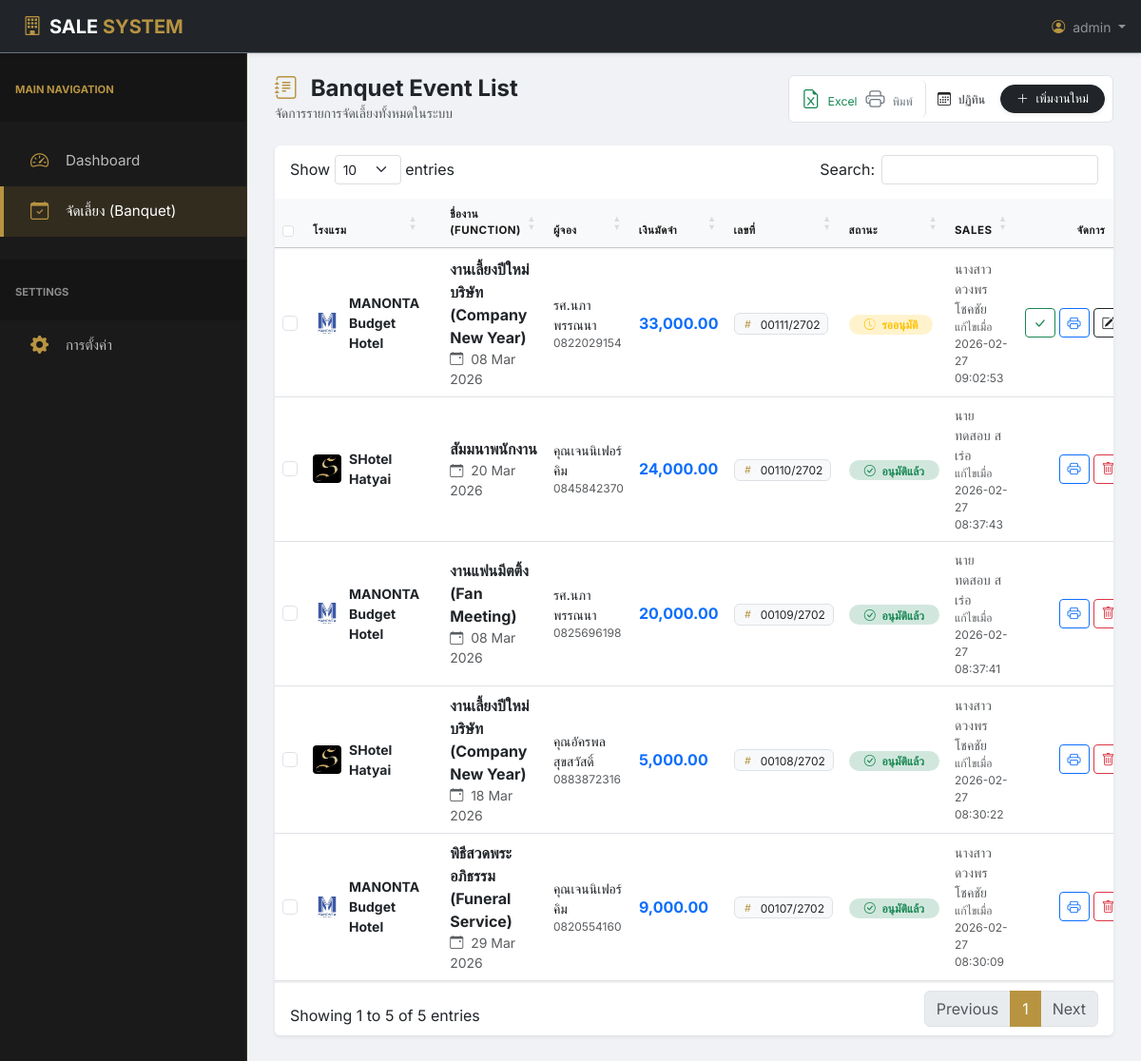
The app's page /manage_banquet.php (signed in) with its own data.
### tables this page shows
CREATE TABLE `functions` (
  `id` int(11) NOT NULL,
  `function_code` varchar(20) NOT NULL,
  `company_id` int(11) DEFAULT NULL,
  `function_name` varchar(255) NOT NULL,
  `booking_name` varchar(255) DEFAULT NULL,
  `organization` text DEFAULT NULL,
  `phone` varchar(50) DEFAULT NULL,
  `room_name` varchar(100) DEFAULT NULL,
  `booking_room` varchar(100) DEFAULT NULL,
  `deposit` decimal(10,2) DEFAULT NULL,
  `main_kitchen_remark` text DEFAULT NULL,
  `banquet_style` text DEFAULT NULL,
  `equipment` text DEFAULT NULL,
  `remark` text DEFAULT NULL,
  `backdrop_detail` text DEFAULT NULL,
  `backdrop_img` varchar(255) DEFAULT NULL,
  `hk_florist_detail` text DEFAULT NULL,
  `created_at` timestamp NOT NULL DEFAULT current_timestamp(),
  `approve` tinyint(1) NOT NULL,
  `created_by` varchar(255) NOT NULL,
  `approve_date` datetime DEFAULT NULL,
  `approve_by` int(11) DEFAULT NULL,
  `modify` timestamp NOT NULL DEFAULT current_timestamp() ON UPDATE current_timestamp()
);

CREATE TABLE `companies` (
  `id` int(11) NOT NULL,
  `company_name` varchar(255) NOT NULL,
  `contact_name` varchar(100) DEFAULT NULL,
  `phone` varchar(50) DEFAULT NULL,
  `email` varchar(100) DEFAULT NULL,
  `address` text DEFAULT NULL,
  `logo_path` varchar(255) DEFAULT 'default-logo.png',
  `created_at` timestamp NOT NULL DEFAULT current_timestamp()
);

### manage_banquet.php (the view, shortened to what this page needs)
<?php
include "config.php";
include "header.php";
?>
<?php
$user_role = strtolower($_SESSION['role'] ?? '');
$can_manage = in_array($user_role, ['admin', 'staff', 'gm']);
?>
<link rel="stylesheet" href="https://cdn.datatables.net/1.13.7/css/dataTables.bootstrap5.min.css">
<link rel="stylesheet" href="https://cdn.datatables.net/buttons/2.4.2/css/buttons.bootstrap5.min.css">
<link rel="stylesheet" href="https://cdn.datatables.net/fixedcolumns/4.3.0/css/fixedColumns.bootstrap5.min.css">
<div class="row mb-4 align-items-center">
    <div class="col">
        <h4 class="fw-bold text-dark mb-0">
            <i class="bi bi-journal-text me-2 text-gold"></i> Banquet Event List
        </h4>
        <p class="text-muted small mb-0">จัดการรายการจัดเลี้ยงทั้งหมดในระบบ</p>
    </div>
    <div class="col-auto">
        <div class="d-flex align-items-center justify-content-between bg-white border rounded p-1 px-2 ">
            <div class="d-flex align-items-center gap-1">
                <div class="btn-group border-end pe-2 me-1">
                    <button type="button" id="btnExportExcel"
                        class="btn btn-link btn-sm text-success text-decoration-none p-1">
                        <i class="bi bi-file-earmark-excel fs-5"></i>
                        <span class="d-none d-md-inline small ms-1">Excel</span>
                    </button>
                    <button type="button" id="btnExportPrint"
                        class="btn btn-link btn-sm text-secondary text-decoration-none p-1">
                        <i class="bi bi-printer fs-5"></i>
                        <span class="d-none d-md-inline small ms-1">พิมพ์</span>
                    </button>
                </div>
            </div>
            <div class="d-flex align-items-center gap-2">
                <a href="calendar.php" class="btn btn-outline-hotel btn-sm border-0 py-1">
                    <i class="bi bi-calendar3"></i>
                    <span class="d-none d-sm-inline ms-1 small">ปฏิทิน</span>
                </a>
                <?php
                $user_role = strtolower($_SESSION['role'] ?? '');
                $allowed_roles = ['admin', 'staff', 'gm'];
                if (in_array($user_role, $allowed_roles)):
                    ?>
                    <a href="add_event.php" class="btn btn-dark btn-sm px-3 py-1 rounded-pill shadow-sm"
                        style="font-size: 0.8rem;">
                        <i class="bi bi-plus-lg"></i>
                        <span class="ms-1">เพิ่มงานใหม่</span>
                    </a>
                <?php endif; ?>
            </div>
        </div>
    </div>
</div>
<div class="card shadow-sm border-0">
    <div class="card-body p-0">
        <div class="table-responsive">
            <table id="banquetTable" class="table table-hover align-middle mb-0" style="width:100%">
                <thead class="table-light">
                    <tr>
                        <th width="40"><input type="checkbox" id="selectAll" class="form-check-input"></th>
                        <th>โรงแรม</th>
                        <th class="ps-4">ชื่องาน (Function)</th>
                        <th>ผู้จอง</th>
                        <th>เงินมัดจำ</th>
                        <th>เลขที่</th>
                        <th>สถานะ</th>
                        <th>Sales</th>
                        <th class="text-center bg-light">จัดการ</th>
                    </tr>
                </thead>
                <tbody>
                    <?php
                    $where_clause = "";
                    $sql = "SELECT f.*, c.company_name, c.logo_path,
        (SELECT MIN(schedule_date) FROM function_schedules WHERE function_id = f.id) as event_date
        FROM functions f
        LEFT JOIN companies c ON f.company_id = c.id
        $where_clause
        ORDER BY f.id DESC";
                    $q = mysqli_query($conn, $sql);
                    if ($q && mysqli_num_rows($q) > 0) {
                        while ($row = mysqli_fetch_assoc($q)) {
                            $display_date = !empty($row['event_date']) ? $row['event_date'] : $row['created_at'];
                            $date = date('d M Y', strtotime($display_date));
                            $deposit = !empty($row['deposit']) ? number_format($row['deposit'], 2) : '0.00';
                            $comp_name = !empty($row['company_name']) ? $row['company_name'] : '-';
                            $status_map = [
                                1 => ['text' => 'อนุมัติแล้ว', 'class' => 'bg-success-subtle text-success', 'icon' => 'bi-check-circle'],
                                2 => ['text' => 'ยกเลิก', 'class' => 'bg-danger-subtle text-danger', 'icon' => 'bi-x-circle'],
                                0 => ['text' => 'รออนุมัติ', 'class' => 'bg-warning-subtle text-warning', 'icon' => 'bi-clock-history']
                            ];
                            $st = $status_map[$row['approve']] ?? $status_map[0];
                            ?>
                            <tr>
                                <td><input type="checkbox" class="row-checkbox form-check-input"
                                        value="<?php echo $row['id']; ?>"></td>
                                <td>
                                    <div class="d-flex align-items-center">
                                        <div class="me-2 hotel-logo-container">
                                            <?php $logo = !empty($row['logo_path']) ? $row['logo_path'] : 'default-logo.png'; ?>
                                            <img src="<?php echo htmlspecialchars($logo); ?>" alt="Logo">
                                        </div>
                                        <div class="fw-bold text-dark small"><?php echo htmlspecialchars($comp_name); ?></div>
                                    </div>
                                </td>
                                <td class="ps-4">
                                    <div class="fw-bold text-dark"><?php echo htmlspecialchars($row['function_name']); ?></div>
                                    <div class="text-muted small"><i class="bi bi-calendar-event me-1"></i> <?php echo $date; ?>
                                    </div>
                                </td>
                                <td>
                                    <div class="text-dark small"><?php echo htmlspecialchars($row['booking_name']); ?></div>
                                    <div class="text-muted x-small"><?php echo htmlspecialchars($row['phone']); ?></div>
                                </td>
                                <td><span class="text-primary fw-bold"><?php echo $deposit; ?></span></td>
                                <td>
                                    <span class="badge bg-light text-dark border fw-normal">
                                        <i class="bi bi-hash me-1 text-gold"></i>
                                        <?php echo htmlspecialchars($row['function_code']); ?>
                                    </span>
                                </td>
                                <td>
                                    <span class="badge <?php echo $st['class']; ?> rounded-pill px-3">
                                        <i class="bi <?php echo $st['icon']; ?> me-1"></i> <?php echo $st['text']; ?>
                                    </span>
                                </td>
                                <td>
                                    <div class="text-muted small"><?php echo htmlspecialchars($row['created_by'] ?: '-'); ?>
                                    </div>
                                     <div class="text-muted x-small">แก้ไขเมื่อ <?php echo htmlspecialchars($row['modify']); ?></div>
                                </td>
                                <td class="text-center  sticky-col">
                                    <div class="d-flex justify-content-center gap-1">
                                        <?php if ($row['approve'] == 0 && in_array(strtolower($_SESSION['role']), ['admin', 'gm'])): ?>
                                            <button type="button" class="btn btn-sm btn-outline-success btn-approve-row"
                                                data-id="<?php echo $row['id']; ?>" title="อนุมัติงาน">
                                                <i class="bi bi-check-lg"></i>
                                            </button>
                                        <?php endif; ?>
                                        <a href="view.php?id=<?php echo $row['id']; ?>" class="btn btn-sm btn-outline-primary "
                                            title="ดูรายละเอียด">
                                            <i class="bi bi-printer "></i>
                                        </a>
                                        <?php if ($can_manage): ?>
                                            <?php if ($row['approve'] == 0):  ?>
                                                <a href="edit.php?id=<?php echo $row['id']; ?>" class="btn btn-sm btn-outline-dark"
                                                    title="แก้ไขข้อมูล">
                                                    <i class="bi bi-pencil-square"></i>
                                                </a>
                                            <?php endif; ?>
                                            <button type="button" class="btn btn-sm btn-outline-danger btn-delete-row"
                                                data-id="<?php echo $row['id']; ?>" title="ลบรายการ">
                                                <i class="bi bi-trash"></i>
                                            </button>
                                        <?php endif; ?>
                                    </div>
                                </td>
                            </tr>
                        <?php }
                    } ?>
                </tbody>
            </table>
        </div>
    </div>
</div>
<?php include "footer.php"; ?>

### style.css (style rules this page uses)
:root { --hotel-dark: #1a1a1a; --hotel-gold: #b89441; --hotel-gold-light: #d4af37; --hotel-bg: #f0f2f5; --sidebar-width: 260px; }
body { background-color: var(--hotel-bg); font-family: 'Inter', 'Sarabun', sans-serif; overflow-x: hidden; margin: 0; }
.text-gold { color: var(--hotel-gold) !important; }
.table thead th { background-color: #f8f9fa; color: var(--hotel-dark); font-weight: 700; text-transform: uppercase; font-size: 0.72rem; letter-spacing: 0.5px; }

### style/banquet_table.php (style rules this page uses)
.card { flex: 1 1 auto; display: flex; flex-direction: column; overflow: hidden; margin-bottom: 2px !important; box-shadow: 0 4px 12px rgba(0, 0, 0, 0.1); border: none; }
input[type="checkbox"] { accent-color: var(--hotel-gold); cursor: pointer; }
.card-body { flex: 1 1 auto; display: flex; flex-direction: column; overflow: hidden; padding: 0 !important; }
.DTFC_RightWrapper, .sticky-col { background-color: white !important; border-left: none !important; box-shadow: -5px 0 10px -5px rgba(0, 0, 0, 0.05); }
.hotel-logo-container { width: 30px; height: 30px; flex-shrink: 0; background: #f8f9fa; border-radius: 4px; overflow: hidden; }
.hotel-logo-container img { width: 100%; height: 100%; object-fit: contain; }
.text-gold { color: #D4AF37; }
.x-small { font-size: 0.75rem; }

### records on screen
functions: company.logo_path (picture), company.company_name "MANONTA Budget Hotel", function_name "งานเลี้ยงปีใหม่บริษัท (Company New Year)", date "08 Mar 2026", booking_name "รศ.นภา พรรณนา", phone "0822029154", deposit "33,000.00", function_code "00111/2702", approve "รออนุมัติ", created_by "นางสาว ดวงพร โชคชัย", modify "2026-02-27 09:02:53"
functions: company.logo_path (picture), company.company_name "SHotel Hatyai", function_name "สัมมนาพนักงาน", date "20 Mar 2026", booking_name "คุณเจนนิเฟอร์ คิม", phone "0845842370", deposit "24,000.00", function_code "00110/2702", approve "อนุมัติแล้ว", created_by "นาย ทดสอบ สเร่อ", modify "2026-02-27 08:37:43"
functions: company.logo_path (picture), company.company_name "MANONTA Budget Hotel", function_name "งานแฟนมีตติ้ง (Fan Meeting)", date "08 Mar 2026", booking_name "รศ.นภา พรรณนา", phone "0825696198", deposit "20,000.00", function_code "00109/2702", approve "อนุมัติแล้ว", created_by "นาย ทดสอบ สเร่อ", modify "2026-02-27 08:37:41"
functions: company.logo_path (picture), company.company_name "SHotel Hatyai", function_name "งานเลี้ยงปีใหม่บริษัท (Company New Year)", date "18 Mar 2026", booking_name "คุณอัครพล สุขสวัสดิ์", phone "0883872316", deposit "5,000.00", function_code "00108/2702", approve "อนุมัติแล้ว", created_by "นางสาว ดวงพร โชคชัย", modify "2026-02-27 08:30:22"
functions: company.logo_path (picture), company.company_name "MANONTA Budget Hotel", function_name "พิธีสวดพระอภิธรรม (Funeral Service)", date "29 Mar 2026", booking_name "คุณเจนนิเฟอร์ คิม", phone "0820554160", deposit "9,000.00", function_code "00107/2702", approve "อนุมัติแล้ว", created_by "นางสาว ดวงพร โชคชัย", modify "2026-02-27 08:30:09"

### other values on screen
$_SESSION['user'] "admin"
